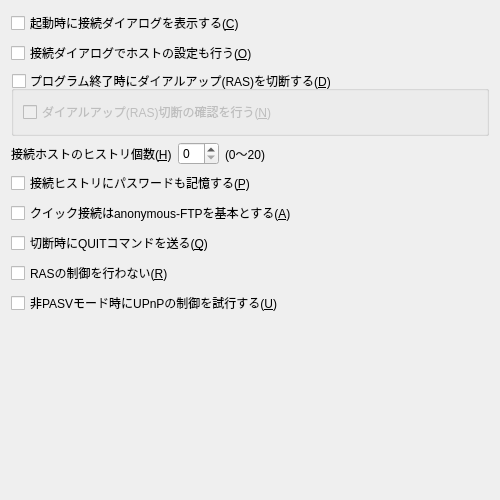
<?xml version="1.0" encoding="UTF-8"?>
<ui version="4.0">
 <class>OptionConnectingForm</class>
 <widget class="QWidget" name="OptionConnectingForm">
  <property name="geometry">
   <rect>
    <x>0</x>
    <y>0</y>
    <width>500</width>
    <height>500</height>
   </rect>
  </property>
  <layout class="QVBoxLayout" name="verticalLayout_2">
   <item>
    <widget class="QCheckBox" name="checkBox_ConnectOnStart">
     <property name="text">
      <string>起動時に接続ダイアログを表示する(&amp;C)</string>
     </property>
    </widget>
   </item>
   <item>
    <widget class="QCheckBox" name="checkBox_ConnectAndSet">
     <property name="text">
      <string>接続ダイアログでホストの設定も行う(&amp;O)</string>
     </property>
    </widget>
   </item>
   <item>
    <widget class="QGroupBox" name="groupBox_RasClose">
     <property name="title">
      <string>プログラム終了時にダイアルアップ(RAS)を切断する(&amp;D)</string>
     </property>
     <property name="flat">
      <bool>true</bool>
     </property>
     <property name="checkable">
      <bool>true</bool>
     </property>
     <property name="checked">
      <bool>false</bool>
     </property>
     <layout class="QVBoxLayout" name="verticalLayout">
      <item>
       <widget class="QCheckBox" name="checkBox_RasCloseNotify">
        <property name="text">
         <string>ダイアルアップ(RAS)切断の確認を行う(&amp;N)</string>
        </property>
       </widget>
      </item>
     </layout>
    </widget>
   </item>
   <item>
    <layout class="QHBoxLayout" name="horizontalLayout">
     <item>
      <widget class="QLabel" name="label_1">
       <property name="text">
        <string>接続ホストのヒストリ個数(&amp;H)</string>
       </property>
       <property name="buddy">
        <cstring>spinBox_FileHist</cstring>
       </property>
      </widget>
     </item>
     <item>
      <widget class="QSpinBox" name="spinBox_FileHist">
       <property name="maximum">
        <number>20</number>
       </property>
      </widget>
     </item>
     <item>
      <widget class="QLabel" name="label_2">
       <property name="text">
        <string>(0～20)</string>
       </property>
      </widget>
     </item>
     <item>
      <spacer name="horizontalSpacer_1">
       <property name="orientation">
        <enum>Qt::Orientation::Horizontal</enum>
       </property>
       <property name="sizeHint" stdset="0">
        <size>
         <width>40</width>
         <height>20</height>
        </size>
       </property>
      </spacer>
     </item>
    </layout>
   </item>
   <item>
    <widget class="QCheckBox" name="checkBox_PassToHist">
     <property name="text">
      <string>接続ヒストリにパスワードも記憶する(&amp;P)</string>
     </property>
    </widget>
   </item>
   <item>
    <widget class="QCheckBox" name="checkBox_QuickAnonymous">
     <property name="text">
      <string>クイック接続はanonymous-FTPを基本とする(&amp;A)</string>
     </property>
    </widget>
   </item>
   <item>
    <widget class="QCheckBox" name="checkBox_SendQuit">
     <property name="text">
      <string>切断時にQUITコマンドを送る(&amp;Q)</string>
     </property>
    </widget>
   </item>
   <item>
    <widget class="QCheckBox" name="checkBox_NoRasControl">
     <property name="text">
      <string>RASの制御を行わない(&amp;R)</string>
     </property>
    </widget>
   </item>
   <item>
    <widget class="QCheckBox" name="checkBox_UPnPEnabled">
     <property name="text">
      <string>非PASVモード時にUPnPの制御を試行する(&amp;U)</string>
     </property>
    </widget>
   </item>
   <item>
    <spacer name="verticalSpacer_1">
     <property name="orientation">
      <enum>Qt::Orientation::Vertical</enum>
     </property>
     <property name="sizeHint" stdset="0">
      <size>
       <width>20</width>
       <height>204</height>
      </size>
     </property>
    </spacer>
   </item>
  </layout>
 </widget>
 <tabstops>
  <tabstop>checkBox_ConnectOnStart</tabstop>
  <tabstop>checkBox_ConnectAndSet</tabstop>
  <tabstop>groupBox_RasClose</tabstop>
  <tabstop>checkBox_RasCloseNotify</tabstop>
  <tabstop>spinBox_FileHist</tabstop>
  <tabstop>checkBox_PassToHist</tabstop>
  <tabstop>checkBox_QuickAnonymous</tabstop>
  <tabstop>checkBox_SendQuit</tabstop>
  <tabstop>checkBox_NoRasControl</tabstop>
  <tabstop>checkBox_UPnPEnabled</tabstop>
 </tabstops>
 <resources/>
 <connections/>
</ui>
